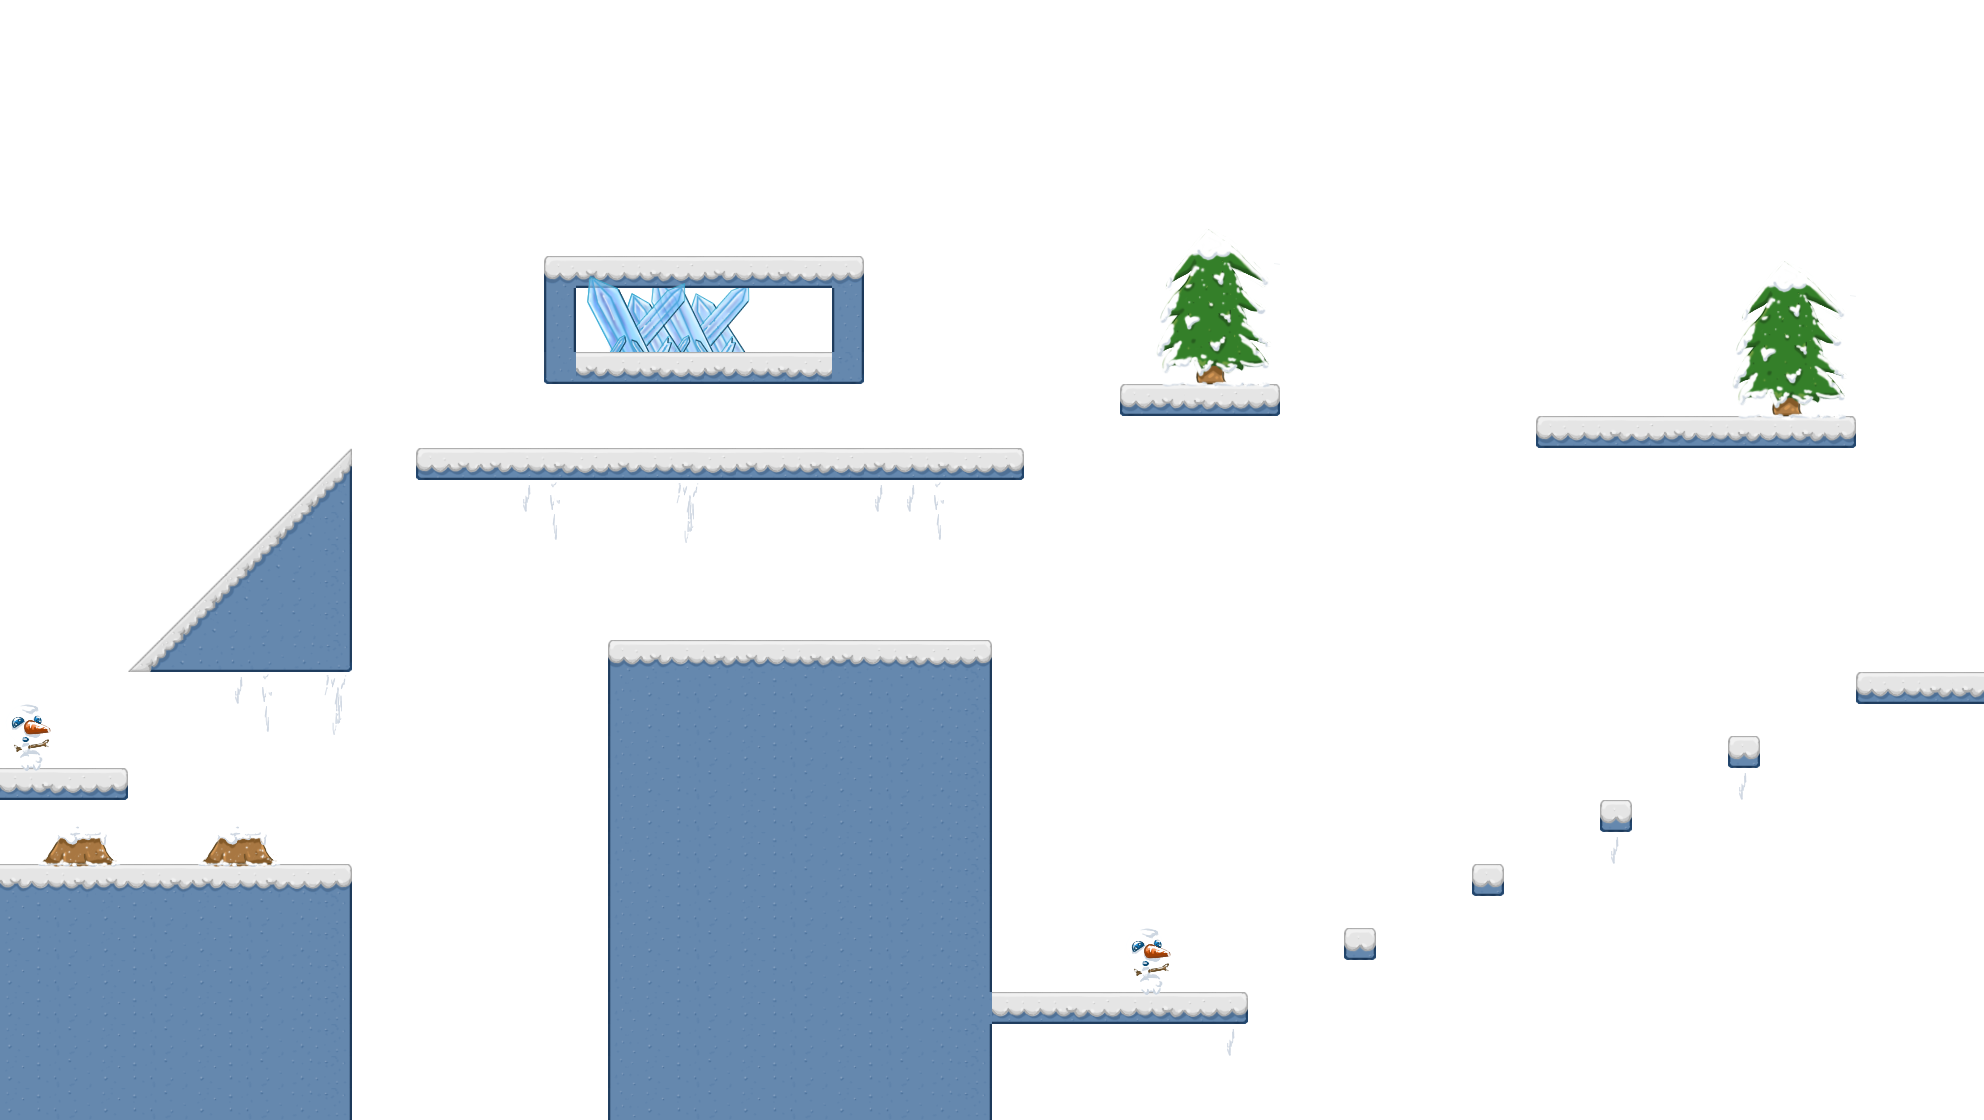

Tiled map render using the project's own tile images. Description and the map definition, with tile-layer contents summarised, below:
An orthogonal 62x35 tile map with 32x32 px tiles, 3 tile layers (background, ground, frontground), 2 tilesets and 6 objects (3x flairy, true, soldier, goal).

<map version="1.10" tiledversion="1.10.0" orientation="orthogonal" renderorder="right-down" width="62" height="35" tilewidth="32" tileheight="32" infinite="0" backgroundcolor="#ffffff" nextlayerid="5" nextobjectid="7">
 <properties>
  <property name="FLY" value="1" />
  <property name="JUMP" value="10" />
  <property name="STOP" value="2" />
 </properties>
 <tileset firstgid="1" name="tiles" tilewidth="32" tileheight="32" tilecount="100" columns="10">
  <image source="tiles.png" width="320" height="320" />
  <tile id="0">
   <properties>
    <property name="type" value="TOPL" />
   </properties>
  </tile>
  <tile id="1">
   <properties>
    <property name="type" value="TOP" />
   </properties>
  </tile>
  <tile id="2">
   <properties>
    <property name="type" value="TOP" />
   </properties>
  </tile>
  <tile id="3">
   <properties>
    <property name="type" value="TOP" />
   </properties>
  </tile>
  <tile id="4">
   <properties>
    <property name="type" value="TOP" />
   </properties>
  </tile>
  <tile id="5">
   <properties>
    <property name="type" value="TOPR" />
   </properties>
  </tile>
  <tile id="6">
   <properties>
    <property name="type" value="TOP" />
   </properties>
  </tile>
  <tile id="7">
   <properties>
    <property name="type" value="TOP" />
   </properties>
  </tile>
  <tile id="8">
   <properties>
    <property name="type" value="TOP" />
   </properties>
  </tile>
  <tile id="9">
   <properties>
    <property name="type" value="TOP" />
   </properties>
  </tile>
  <tile id="10">
   <properties>
    <property name="type" value="LEFT" />
   </properties>
  </tile>
  <tile id="15">
   <properties>
    <property name="type" value="RIGHT" />
   </properties>
  </tile>
  <tile id="20">
   <properties>
    <property name="type" value="DGL1" />
   </properties>
  </tile>
  <tile id="21">
   <properties>
    <property name="type" value="NB" />
   </properties>
  </tile>
  <tile id="22">
   <properties>
    <property name="type" value="NB" />
   </properties>
  </tile>
  <tile id="23">
   <properties>
    <property name="type" value="DGR1" />
   </properties>
  </tile>
  <tile id="31">
   <properties>
    <property name="type" value="DGL1" />
   </properties>
  </tile>
  <tile id="32">
   <properties>
    <property name="type" value="DGR1" />
   </properties>
  </tile>
  <tile id="35">
   <properties>
    <property name="type" value="DGR1" />
   </properties>
  </tile>
  <tile id="36">
   <properties>
    <property name="type" value="NB" />
   </properties>
  </tile>
  <tile id="38">
   <properties>
    <property name="type" value="NB" />
   </properties>
  </tile>
  <tile id="39">
   <properties>
    <property name="type" value="NB" />
   </properties>
  </tile>
  <tile id="40">
   <properties>
    <property name="type" value="BDGL1" />
   </properties>
  </tile>
  <tile id="41">
   <properties>
    <property name="type" value="NB" />
   </properties>
  </tile>
  <tile id="42">
   <properties>
    <property name="type" value="NB" />
   </properties>
  </tile>
  <tile id="43">
   <properties>
    <property name="type" value="BDGR1" />
   </properties>
  </tile>
  <tile id="44">
   <properties>
    <property name="type" value="DGR1" />
   </properties>
  </tile>
  <tile id="46">
   <properties>
    <property name="type" value="DGR1" />
   </properties>
  </tile>
  <tile id="47">
   <properties>
    <property name="type" value="DGL1" />
   </properties>
  </tile>
  <tile id="48">
   <properties>
    <property name="type" value="TOPRL" />
   </properties>
  </tile>
  <tile id="49">
   <properties>
    <property name="type" value="TOPRL" />
   </properties>
  </tile>
  <tile id="50">
   <properties>
    <property name="type" value="LEFT" />
   </properties>
  </tile>
  <tile id="51">
   <properties>
    <property name="type" value="DGL1" />
   </properties>
  </tile>
  <tile id="52">
   <properties>
    <property name="type" value="DGR1" />
   </properties>
  </tile>
  <tile id="53">
   <properties>
    <property name="type" value="RIGHT" />
   </properties>
  </tile>
  <tile id="54">
   <properties>
    <property name="type" value="DGL1" />
   </properties>
  </tile>
  <tile id="55">
   <properties>
    <property name="type" value="BDGR1" />
   </properties>
  </tile>
  <tile id="58">
   <properties>
    <property name="type" value="RL" />
   </properties>
  </tile>
  <tile id="61">
   <properties>
    <property name="type" value="RIGHT" />
   </properties>
  </tile>
  <tile id="62">
   <properties>
    <property name="type" value="LEFT" />
   </properties>
  </tile>
  <tile id="63">
   <properties>
    <property name="type" value="BDGL1" />
   </properties>
  </tile>
  <tile id="65">
   <properties>
    <property name="type" value="DGL1" />
   </properties>
  </tile>
  <tile id="68">
   <properties>
    <property name="type" value="RL" />
   </properties>
  </tile>
  <tile id="70">
   <properties>
    <property name="type" value="LEFT" />
   </properties>
  </tile>
  <tile id="75">
   <properties>
    <property name="type" value="RIGHT" />
   </properties>
  </tile>
  <tile id="80">
   <properties>
    <property name="type" value="TOP" />
   </properties>
  </tile>
  <tile id="81">
   <properties>
    <property name="type" value="TOP" />
   </properties>
  </tile>
  <tile id="82">
   <properties>
    <property name="type" value="TOP" />
   </properties>
  </tile>
  <tile id="83">
   <properties>
    <property name="type" value="TOP" />
   </properties>
  </tile>
  <tile id="84">
   <properties>
    <property name="type" value="TOP" />
   </properties>
  </tile>
  <tile id="85">
   <properties>
    <property name="type" value="TOP" />
   </properties>
  </tile>
 </tileset>
 <tileset firstgid="101" name="props" tilewidth="32" tileheight="32" tilecount="100" columns="10">
  <image source="props.png" width="320" height="320" />
 </tileset>
 <layer id="1" name="background" width="62" height="35">
  <data>[2170 cells, 18 non-empty, 12 distinct tile ids]</data>
 </layer>
 <layer id="2" name="ground" width="62" height="35">
  <data>[2170 cells, 374 non-empty, 31 distinct tile ids]</data>
 </layer>
 <layer id="3" name="frontground" width="62" height="35">
  <data>[2170 cells, 129 non-empty, 62 distinct tile ids]</data>
 </layer>
 <objectgroup id="4" name="avatars">
  <object id="1" name="earm" type="true" gid="25" x="308" y="849" width="32" height="32" />
  <object id="2" name="soldier" gid="35" x="691" y="335" width="32" height="32" />
  <object id="3" name="flairy" gid="37" x="729" y="242" width="32" height="32" />
  <object id="4" name="flairy" gid="37" x="781" y="618" width="32" height="32" />
  <object id="5" name="flairy" gid="37" x="1467" y="852" width="32" height="32" />
  <object id="6" name="goal" gid="26" x="1889" y="640" width="32" height="32" />
 </objectgroup>
</map>
